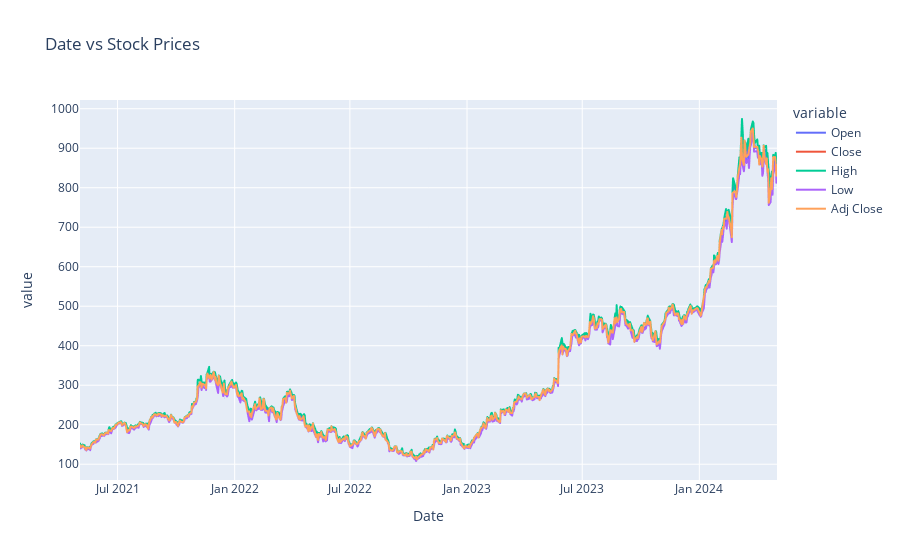

Notebook code for this chart:
### Markdown cell above
It can be seen that the trends between all data points aside volume are largely the same. Little dilation from each other, this could mean that Nvidia has been on a steady rise throughout Covid but had a massive spike near 2024.

### Code cell
fig = px.line(df_nvidia, y=['Open', 'Close', 'High', 'Low', 'Adj Close'], title = 'Date vs Stock Prices')
fig.show()

### Figure 1 — Plotly figure (JSON) as saved in the notebook; plotly's stock layout.template omitted (floating-point values rounded to 4 significant figures; data arrays with more than 128 entries replaced by an {"elided": "..."} marker saying what was removed)
{"data": [{"hovertemplate": "variable=Open<br>Date=%{x}<br>value=%{y}<extra></extra>", "legendgroup": "Open", "line": {"color": "#636efa", "dash": "solid"}, "marker": {"symbol": "circle"}, "mode": "lines", "name": "Open", "showlegend": true, "type": "scattergl", "x": {"elided": "756 str values"}, "xaxis": "x", "y": {"elided": "756 float values"}, "yaxis": "y"}, {"hovertemplate": "variable=Close<br>Date=%{x}<br>value=%{y}<extra></extra>", "legendgroup": "Close", "line": {"color": "#EF553B", "dash": "solid"}, "marker": {"symbol": "circle"}, "mode": "lines", "name": "Close", "showlegend": true, "type": "scattergl", "x": {"elided": "756 str values"}, "xaxis": "x", "y": {"elided": "756 float values"}, "yaxis": "y"}, {"hovertemplate": "variable=High<br>Date=%{x}<br>value=%{y}<extra></extra>", "legendgroup": "High", "line": {"color": "#00cc96", "dash": "solid"}, "marker": {"symbol": "circle"}, "mode": "lines", "name": "High", "showlegend": true, "type": "scattergl", "x": {"elided": "756 str values"}, "xaxis": "x", "y": {"elided": "756 float values"}, "yaxis": "y"}, {"hovertemplate": "variable=Low<br>Date=%{x}<br>value=%{y}<extra></extra>", "legendgroup": "Low", "line": {"color": "#ab63fa", "dash": "solid"}, "marker": {"symbol": "circle"}, "mode": "lines", "name": "Low", "showlegend": true, "type": "scattergl", "x": {"elided": "756 str values"}, "xaxis": "x", "y": {"elided": "756 float values"}, "yaxis": "y"}, {"hovertemplate": "variable=Adj Close<br>Date=%{x}<br>value=%{y}<extra></extra>", "legendgroup": "Adj Close", "line": {"color": "#FFA15A", "dash": "solid"}, "marker": {"symbol": "circle"}, "mode": "lines", "name": "Adj Close", "showlegend": true, "type": "scattergl", "x": {"elided": "756 str values"}, "xaxis": "x", "y": {"elided": "756 float values"}, "yaxis": "y"}], "layout": {"legend": {"title": {"text": "variable"}, "tracegroupgap": 0}, "title": {"text": "Date vs Stock Prices"}, "xaxis": {"anchor": "y", "domain": [0, 1], "title": {"text": "Date"}}, "yaxis": {"anchor": "x", "domain": [0, 1], "title": {"text": "value"}}}}
